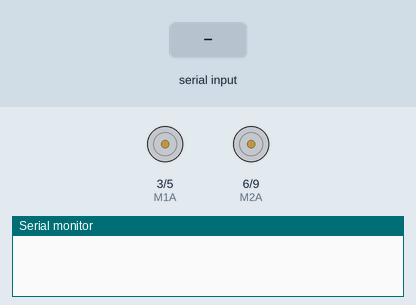
Simulated run of this sketch. Board: Arduino Uno, built with avr-gcc and run on an emulated ATmega328P. On the bench: motor-driver pin pairs drawn as motors (green arrow = first pin HIGH = forward, orange = second pin HIGH = backward, longer = more drive), the last lines printed to the serial monitor. Inputs (shaded band) come from the test bench.

Above: at 1.2 s.
1.3 s: "l" received over Serial
At 2.3 s:
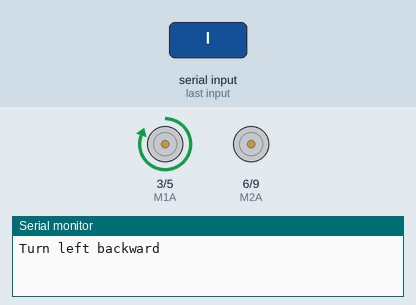
2.8 s: "v" received over Serial
At 3.4 s:
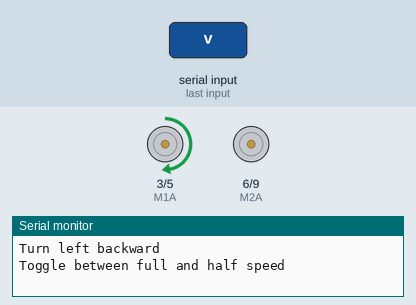
4.3 s: "B" received over Serial
At 4.6 s:
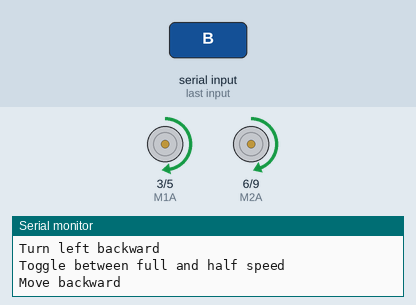
5.8 s: "r" received over Serial
At 6.9 s:
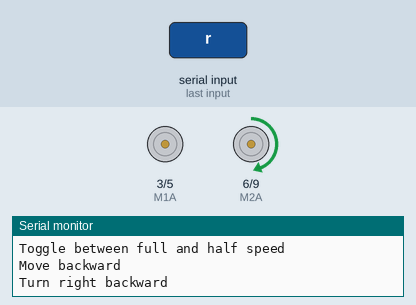
7.3 s: "a" received over Serial
At 8.0 s:
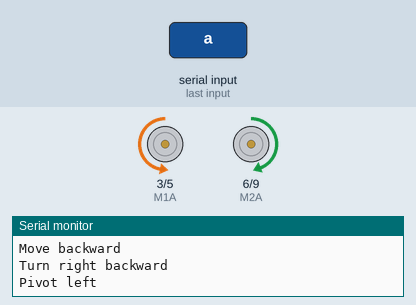
8.8 s: "b" received over Serial
At 9.2 s:
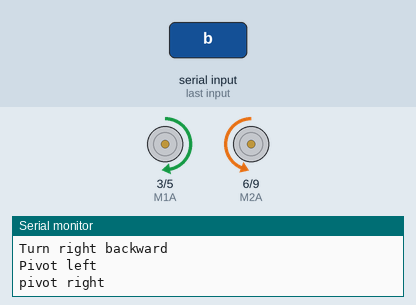
Timing chart, 0 to 11.3 s (numbered marks = the images above; inputs shaded):
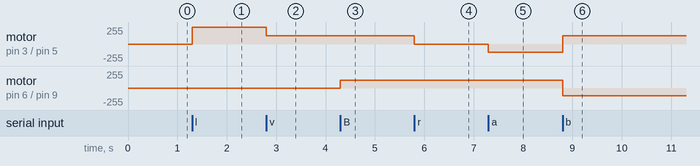

The sketch:

rc_car_mark_i.ino
```cpp
char command;

char state = 's'; // 'stop'

// Digital PWM-enabled pin numbers

int M1A = 3; // R motor REV
int M1B = 5; // R motor FWD
int M2A = 6; // L motor REV
int M2B = 9; // L motor FWD

// Initial motor PWM levels

int M1 = 255;
int M2 = 230;

void setup()
{
    Serial.begin(115200);

    pinMode(M1A, OUTPUT);
    pinMode(M1B, OUTPUT);
    pinMode(M2A, OUTPUT);
    pinMode(M2B, OUTPUT);
}
void loop()
{
    command = Serial.read();

    if (command == 'v') // 'velocity'
    {
        Serial.println("Toggle between full and half speed");

        if (M1 == 255)
        {
            M1 = 127;
            M2 = 115;
        }
        else
        {
            M1 = 255;
            M2 = 230;
        }
    }
    if (command == 'l' || state == 'l')
    {
        if (command == 'l')
        {
            Serial.println("Turn left backward");
        }
        state = 'l';

        analogWrite(M1A, M1);
        analogWrite(M1B,  0);
        analogWrite(M2A,  0);
        analogWrite(M2B,  0);
    }
    if (command == 'B' || state == 'B')
    {
        if (command == 'B')
        {
            Serial.println("Move backward");
        }
        state = 'B';

        analogWrite(M1A, M1);
        analogWrite(M1B,  0);
        analogWrite(M2A, M2);
        analogWrite(M2B,  0);
    }
    if (command == 'r' || state == 'r')
    {
        if (command == 'r')
        {
            Serial.println("Turn right backward");
        }
        state = 'r';

        analogWrite(M1A,  0);
        analogWrite(M1B,  0);
        analogWrite(M2A, M2);
        analogWrite(M2B,  0);
    }
    if (command == 'a' || state == 'a')
    {
        if (command == 'a')
        {
            Serial.println("Pivot left");
        }
        state = 'a';

        analogWrite(M1A,  0);
        analogWrite(M1B, M1);
        analogWrite(M2A, M2);
        analogWrite(M2B,  0);
    }
    if (command == 's' || state == 's')
    {
        if (command == 's')
        {
            Serial.println("Stop");
        }
        state = 's';

        analogWrite(M1A,  0);
        analogWrite(M1B,  0);
        analogWrite(M2A,  0);
        analogWrite(M2B,  0);
    }
    if (command == 'b' || state == 'b')
    {
        if (command == 'b')
        {
            Serial.println("pivot right");
        }
        state = 'b';

        analogWrite(M1A, M1);
        analogWrite(M1B,  0);
        analogWrite(M2A,  0);
        analogWrite(M2B, M2);
    }
    if (command == 'L' || state == 'L')
    {
        if (command == 'L')
        {
            Serial.println("Turn left forward");
        }
        state = 'L';

        analogWrite(M1A,  0);
        analogWrite(M1B, M1);
        analogWrite(M2A,  0);
        analogWrite(M2B,  0);
    }
    if (command == 'F' || state == 'F')
    {
        if (command == 'F')
        {
            Serial.println("Move forward");
        }
        state = 'F';

        analogWrite(M1A,  0);
        analogWrite(M1B, M1);
        analogWrite(M2A,  0);
        analogWrite(M2B, M2);
    }
    if (command == 'R' || state == 'R')
    {
        if (command == 'R')
        {
            Serial.println("Turn right forward");
        }
        state = 'R';

        analogWrite(M1A,  0);
        analogWrite(M1B,  0);
        analogWrite(M2A,  0);
        analogWrite(M2B, M2);
    }
}
```

Measured:
- after the input at 1.3 s, motor on pin 3 (M1A) / pin 5 (M1B): stopped → forward 255/255 at once
- after the input at 2.8 s, motor on pin 3 (M1A) / pin 5 (M1B): forward 255/255 → forward 127/255 at once
- after the input at 4.3 s, motor on pin 6 (M2A) / pin 9 (M2B): stopped → forward 115/255 at once
- after the input at 5.8 s, motor on pin 3 (M1A) / pin 5 (M1B): forward 127/255 → stopped at once
- after the input at 7.3 s, motor on pin 3 (M1A) / pin 5 (M1B): stopped → backward 127/255 at once
- after the input at 8.8 s, motor on pin 3 (M1A) / pin 5 (M1B): backward 127/255 → forward 127/255 at once; motor on pin 6 (M2A) / pin 9 (M2B): forward 115/255 → backward 115/255 at once
